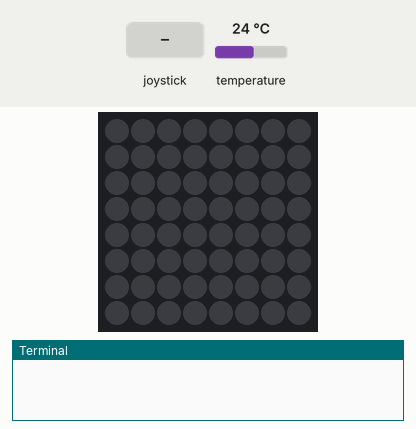
Simulated run of this program. Board: Raspberry Pi (BCM pin numbers) with a Sense HAT. Shown: the Sense HAT's 8×8 RGB LED matrix, the last lines printed to the terminal. The inputs (shaded band) are chosen by the test bench; at power-on: temperature 24 °C. The 64×8 strip is a reading aid, not a part: it shows the text the matrix is scrolling, unrolled, one strip-width of it at a time.

Above: at 1.2 s.
1.3 s: joystick pushed up
At 1.45 s:
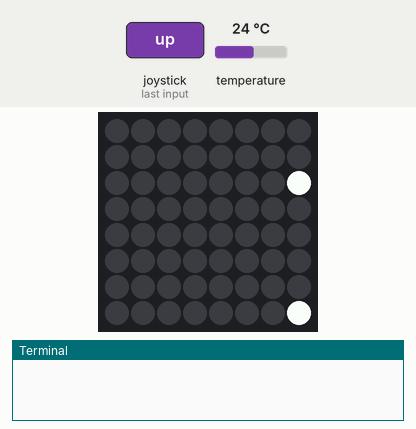
3.2 s: joystick pushed down
At 4.97 s:
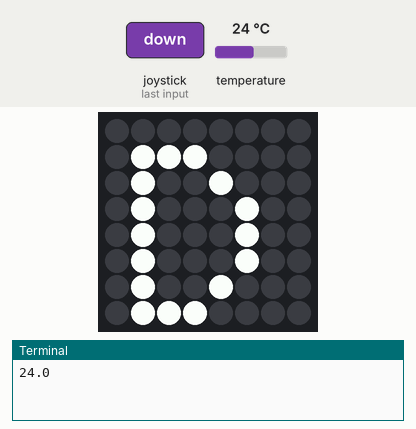
6.2 s: joystick pushed right
At 6.45 s:
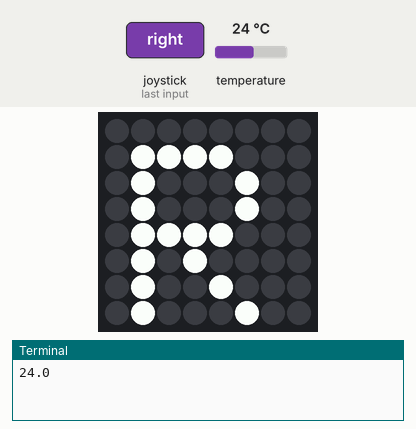
8.2 s: joystick pushed up
At 8.45 s:
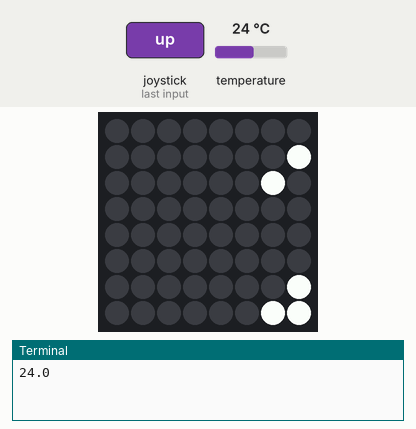
Timing chart, 0 to 11.2 s (numbered marks = the images above; inputs shaded):
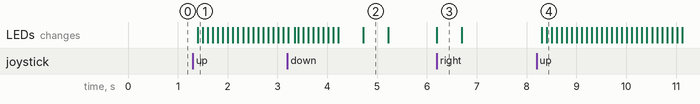

Measured:
- after the input at 1.3 s, the LEDs: change after 0.10 s (image 1)
- after the input at 3.2 s, the LEDs: first differ from a run without the input after 1.5 s (image 2)
- after the input at 6.2 s, the LEDs: change at once (image 3)
- after the input at 8.2 s, the LEDs: first change after 0.10 s (image 4 shows a later state)
- what the display in image 2 shows lasts 0.5 s, from 4.7 s to 5.2 s

The program:

main.py
```python
from sense_hat import SenseHat
from time import sleep
sense = SenseHat()

e = (0, 0, 0)
w = (255, 255, 255)

sense.clear()
while True:
  for event in sense.stick.get_events():
    # Check if the joystick was pressed
    if event.action == "pressed":

      # Check which direction
      if event.direction == "up":
        temp = sense.get_temperature()
        sense.show_message(str(round(temp,2)))
        print(temp)
      elif event.direction == "down":
        sense.show_letter("D")      # Down arrow
      elif event.direction == "left":
        sense.show_letter("L")      # Left arrow
      elif event.direction == "right":
        sense.show_letter("R")      # Right arrow
      elif event.direction == "middle":
        sense.show_letter("M")      # Enter key

      # Wait a while and then clear the screen
      sleep(0.5)
      sense.clear()
```
